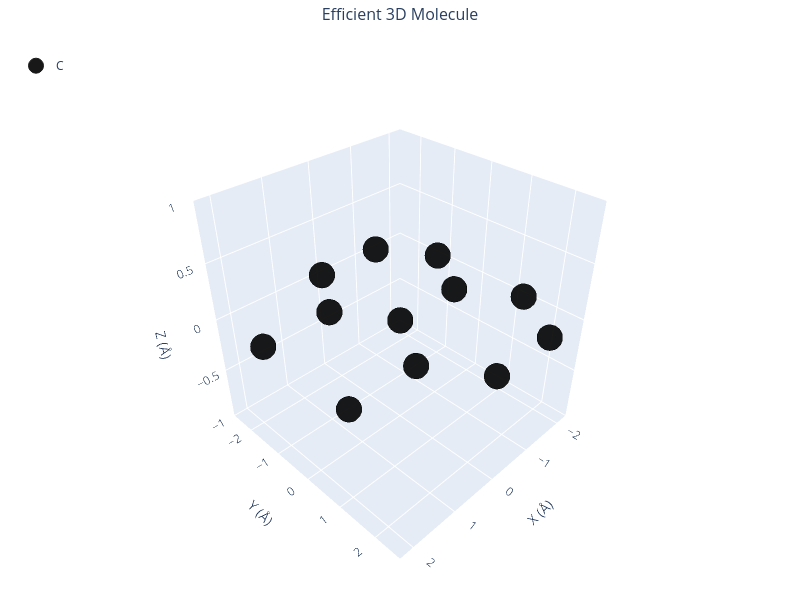

Notebook code for this chart:
### Markdown cell above
### 🔹 Example 3 – Zigzag Graphene Sheet, width=5, length=5, lattice_constant=2.5 Å

In this case, a smaller graphene sheet is generated with zigzag edges and a slightly stretched lattice constant (2.5 Å).
This effectively applies a small tensile strain (~1.6%) to the lattice, which can shift the electronic band structure or phonon properties.


It represents a compact, strained graphene cluster suitable for testing the effects of lattice deformation.

### Code cell
from pygamlab.structures.GAM_architectures.GAM_Graphene import Graphene 

from pygamlab.structures.gamvis import Molecular_Visualizer 

builder = Graphene(width=5, length=5, edge_type='zigzag',lattice_constant=2.5)
graphene3=builder.atoms 

Molecular_Visualizer(graphene3,format='efficient_plotly') 
Molecular_Visualizer(graphene3,format='matplotlib') 
Molecular_Visualizer(graphene3,format='pyvista')

### Figure 1 — Plotly figure (JSON) as saved in the notebook; plotly's stock layout.template omitted (floating-point values rounded to 4 significant figures)
{"data": [{"hoverinfo": "text", "hovertext": ["Atom 1<br>Element: C<br>Position: (-1.44, -2.50, 0.00)", "Atom 2<br>Element: C<br>Position: (-2.17, -1.25, 0.00)", "Atom 3<br>Element: C<br>Position: (-1.44, 0.00, 0.00)", "Atom 4<br>Element: C<br>Position: (-2.17, 1.25, 0.00)", "Atom 5<br>Element: C<br>Position: (-1.44, 2.50, 0.00)", "Atom 6<br>Element: C<br>Position: (-0.00, -2.50, 0.00)", "Atom 7<br>Element: C<br>Position: (0.72, -1.25, 0.00)", "Atom 8<br>Element: C<br>Position: (0.00, 0.00, 0.00)", "Atom 9<br>Element: C<br>Position: (0.72, 1.25, 0.00)", "Atom 10<br>Element: C<br>Position: (0.00, 2.50, 0.00)", "Atom 11<br>Element: C<br>Position: (2.17, -1.25, 0.00)", "Atom 12<br>Element: C<br>Position: (2.17, 1.25, 0.00)"], "marker": {"color": "black", "line": {"color": "black", "width": 1}, "opacity": 0.9, "size": 15}, "mode": "markers", "name": "C", "type": "scatter3d", "x": [-1.443, -2.165, -1.443, -2.165, -1.443, -4.441e-16, 0.7217, 0.0, 0.7217, 4.441e-16, 2.165, 2.165], "y": [-2.5, -1.25, 1.11e-16, 1.25, 2.5, -2.5, -1.25, 0.0, 1.25, 2.5, -1.25, 1.25], "z": [0.0, 0.0, 0.0, 0.0, 0.0, 0.0, 0.0, 0.0, 0.0, 0.0, 0.0, 0.0]}], "layout": {"font": {"size": 12}, "height": 600, "legend": {"x": 0.02, "y": 0.98}, "margin": {"b": 0, "l": 0, "r": 0, "t": 40}, "scene": {"aspectmode": "cube", "bgcolor": "rgba(240,240,240,0.1)", "camera": {"eye": {"x": 1.5, "y": 1.5, "z": 1.5}}, "xaxis": {"title": {"text": "X (Å)"}}, "yaxis": {"title": {"text": "Y (Å)"}}, "zaxis": {"title": {"text": "Z (Å)"}}}, "showlegend": true, "title": {"font": {"size": 16}, "text": "Efficient 3D Molecule", "x": 0.5}, "width": 800}}
